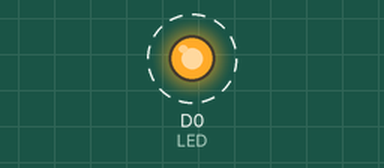
Simulated run of this sketch. Board: ESP8266 (NodeMCU). Parts: output pins drawn as LEDs (lit = HIGH). Dashed ring = blinking.

Above: at 0.2 s.
Timing chart, 0 to 3.0 s (numbered marks = the images above):
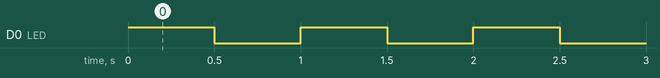

The sketch:

sketch_nov11a.ino
```cpp
#define LED D0            // Led in NodeMCU at pin GPIO16 (D0).
void setup() {
pinMode(LED, OUTPUT);    // LED pin as output.
}
void loop() {
digitalWrite(LED, HIGH);// turn the LED off.(Note that LOW is the voltage level but actually
                        //the LED is on; this is because it is acive low on the ESP8266.
delay(500);            // wait for 1 second.
digitalWrite(LED, LOW); // turn the LED on.
delay(500); // wait for 1 second.
}
```

Measured:
- by itself, D0 (LED): alternates HIGH for 0.50 s and LOW for 0.50 s
